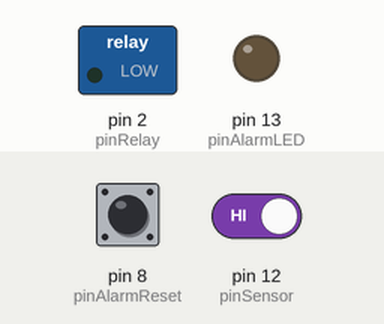
Bench run of a sketch on a simulated Arduino Uno, built with avr-gcc and run on an emulated ATmega328P. Shown: switched loads named in the sketch (green lamp = pin HIGH), output pins drawn as LEDs (lit = HIGH). The test bench sets the inputs (shaded band); at power-on: pin 12 (pinSensor) HIGH, pin 8 (pinAlarmReset) HIGH.

Above: at 1.3 s.
1.4 s: pin 12 (pinSensor) driven LOW
At 2.2 s:
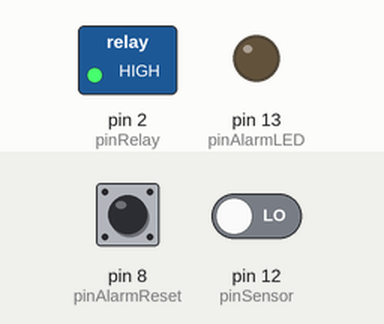
3.0 s: pin 12 (pinSensor) driven HIGH
At 3.4 s:
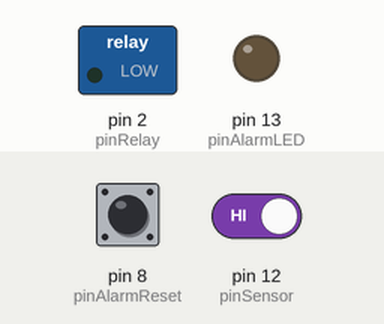
Timing chart, 0 to 6.0 s (numbered marks = the images above; inputs shaded):
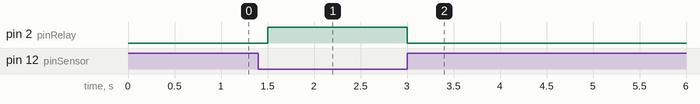

Measured:
- after the input at 1.4 s, pin 2 (pinRelay): LOW → HIGH after 0.10 s
- after the input at 3.0 s, pin 2 (pinRelay): HIGH → LOW at once

The sketch:

BombaDeAgua.ino
```cpp
// Condições de funcionamento
int TimerDefault  = 18000;  // Tempo limite em segundos para desativar o relay caso o sensor não se desligue.
int Debug         = 0;      // 0 = funcionamento normal; 1 = Modo Debug, envia mensagens para o monitor série indicando a operação que está a executar

// Pin attributions
int pinSensor     = 12;     // Sensor liga ao pino 12
int pinRelay      = 2;      // Relay liga ao pino 10
int pinAlarmLED   = 13;     // Led Alarme liga ao pino 13
int pinAlarmReset = 8;      // Botão para fazer reset ao alarme liga ao pino 8

// States
int TimerCount;             // Contador do temporizador. Este contador inicia-se no valor do TimerDefault e vai reduzindo segundo a segundo até 0. Quando chega a 0, desliga o relay e ativa o alarme
int RelayState    = 0;      // Estado atual do relay
int AlarmState    = 0;      // Estado atual do alarme. Enquanto for 0, o relay pode ser ligado ou desligado. Assim que passa a 1, o relay é desligado

void setup() {
  if (Debug == 1) {         // Ativa o monitor série caso esteja em modo Debug
    Serial.begin(9600);
  }

  TimerDefault = TimerDefault * 4;

  // Prepara os modos respetivos dos pinos a utilizar
  pinMode(pinSensor, INPUT_PULLUP);
  pinMode(pinRelay, OUTPUT);
  pinMode(pinAlarmLED, OUTPUT);
  pinMode(pinAlarmReset, INPUT_PULLUP);
  Log("Preparados os modos respetivos dos pinos a utilizar");

  RelayOff();
}

void loop() {
  int Button = digitalRead(pinAlarmReset);  // Lê o botão de reset
  Log("Lido o botão de reset");

  if (Button == LOW) {
    ResetAlarm();
  }
  else {
    int Sensor = digitalRead(pinSensor);    // Lê o sensor
    Log("Lido o estado do sensor");

    // Se o sensor está ativo e o tempo limite não tiver sido atingido, liga o relay (caso não esteja já ligado), e decrementa o contador. Se não estiver, faz o reset.
    if (Sensor == LOW) {
      if (TimerCount > 0) {
        RelayOn();
      }
      else {
        SetAlarm();
      }
      TimerCount = TimerCount - 1; // Decrementa um segundo ao contador
      Log("Decrementado o contador");
    }
    else {
      RelayOff();
    }
  }

  delay(250);
}

// Reset para as condições iniciais
void RelayOff() {
  digitalWrite(pinRelay, LOW);
  RelayState = 0;
  TimerCount = TimerDefault;
  Log("Desligado o relay e repostas as condições iniciais");
}

// Liga o relay caso não esteja o alarme ligado
void RelayOn() {
  if ((RelayState == 0) && (AlarmState == 0)) {
    digitalWrite(pinRelay, HIGH);
  }
  RelayState = 1;
  Log("Ligado o relay");
}

// Liga o alarme
void SetAlarm() {
  digitalWrite(pinAlarmLED, HIGH);
  AlarmState = 1;
  Log("Ativado o alarme");
  RelayOff();
}

// Desliga o alarme
void ResetAlarm() {
  digitalWrite(pinAlarmLED, LOW);
  AlarmState = 0;
  Log("Desativado o alarme");
  RelayOff();
}

// Envia uma mensagem para o monitor série, caso esteja ativo o modo Debug
void Log(char Text[]) {
  if (Debug == 1) {
    Serial.println(Text);
  }
}
```
